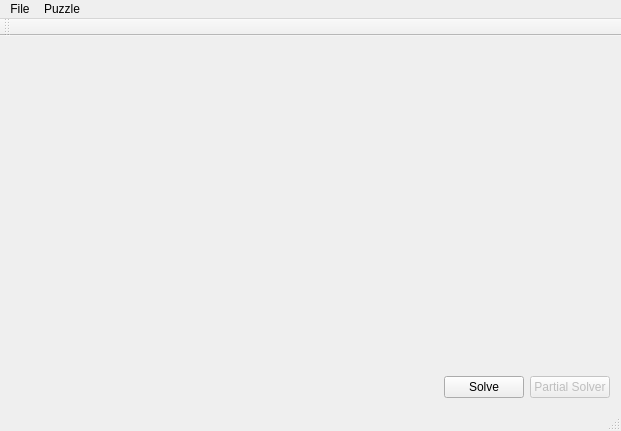
<?xml version="1.0" encoding="UTF-8"?>
<ui version="4.0">
 <class>MainWindow</class>
 <widget class="QMainWindow" name="MainWindow">
  <property name="geometry">
   <rect>
    <x>0</x>
    <y>0</y>
    <width>621</width>
    <height>431</height>
   </rect>
  </property>
  <property name="windowTitle">
   <string>MainWindow</string>
  </property>
  <widget class="QWidget" name="centralWidget">
   <layout class="QVBoxLayout" name="verticalLayout">
    <item>
     <layout class="QGridLayout" name="puzzle">
      <item row="0" column="0">
       <spacer name="verticalSpacer">
        <property name="orientation">
         <enum>Qt::Vertical</enum>
        </property>
        <property name="sizeHint" stdset="0">
         <size>
          <width>20</width>
          <height>40</height>
         </size>
        </property>
       </spacer>
      </item>
     </layout>
    </item>
    <item>
     <layout class="QHBoxLayout" name="horizontalLayout_4">
      <item>
       <spacer name="horizontalSpacer">
        <property name="orientation">
         <enum>Qt::Horizontal</enum>
        </property>
        <property name="sizeHint" stdset="0">
         <size>
          <width>40</width>
          <height>20</height>
         </size>
        </property>
       </spacer>
      </item>
      <item>
       <widget class="QPushButton" name="solve">
        <property name="text">
         <string>Solve</string>
        </property>
       </widget>
      </item>
      <item>
       <widget class="QPushButton" name="partialSolver">
        <property name="enabled">
         <bool>false</bool>
        </property>
        <property name="text">
         <string>Partial Solver</string>
        </property>
       </widget>
      </item>
     </layout>
    </item>
   </layout>
  </widget>
  <widget class="QMenuBar" name="menuBar">
   <property name="geometry">
    <rect>
     <x>0</x>
     <y>0</y>
     <width>621</width>
     <height>21</height>
    </rect>
   </property>
   <widget class="QMenu" name="menuFile">
    <property name="title">
     <string>File</string>
    </property>
    <addaction name="actionOpen_File"/>
    <addaction name="actionCreate_Puzzle"/>
   </widget>
   <widget class="QMenu" name="menuPuzzle">
    <property name="title">
     <string>Puzzle</string>
    </property>
    <addaction name="actionSolve"/>
    <addaction name="actionPartial_Solver"/>
   </widget>
   <addaction name="menuFile"/>
   <addaction name="menuPuzzle"/>
  </widget>
  <widget class="QToolBar" name="mainToolBar">
   <attribute name="toolBarArea">
    <enum>TopToolBarArea</enum>
   </attribute>
   <attribute name="toolBarBreak">
    <bool>false</bool>
   </attribute>
  </widget>
  <widget class="QStatusBar" name="statusBar"/>
  <action name="actionOpen_File">
   <property name="text">
    <string>Open File</string>
   </property>
  </action>
  <action name="actionSolve">
   <property name="text">
    <string>Solve</string>
   </property>
  </action>
  <action name="actionPartial_Solver">
   <property name="enabled">
    <bool>false</bool>
   </property>
   <property name="text">
    <string>Partial Solver</string>
   </property>
  </action>
  <action name="actionCreate_Puzzle">
   <property name="text">
    <string>Create Puzzle</string>
   </property>
  </action>
 </widget>
 <layoutdefault spacing="6" margin="11"/>
 <resources/>
 <connections/>
</ui>
